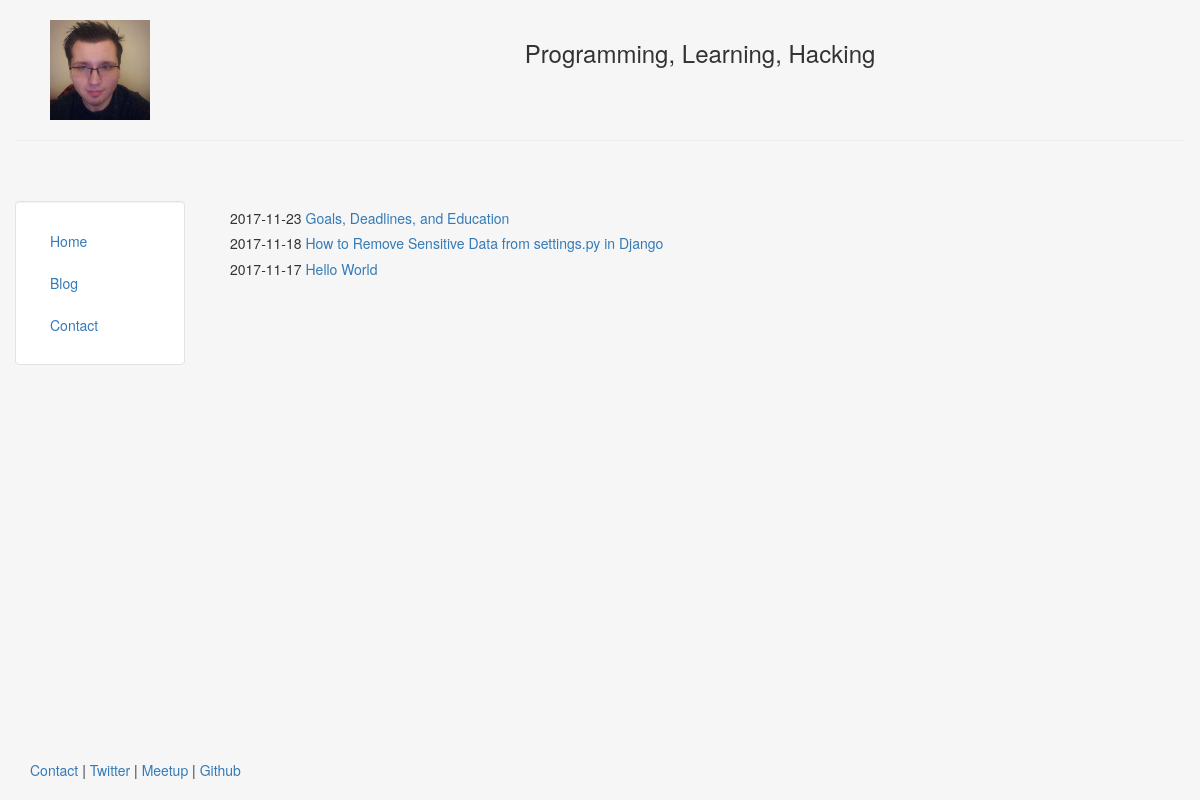
The page /blog/ on the database as committed earlier.
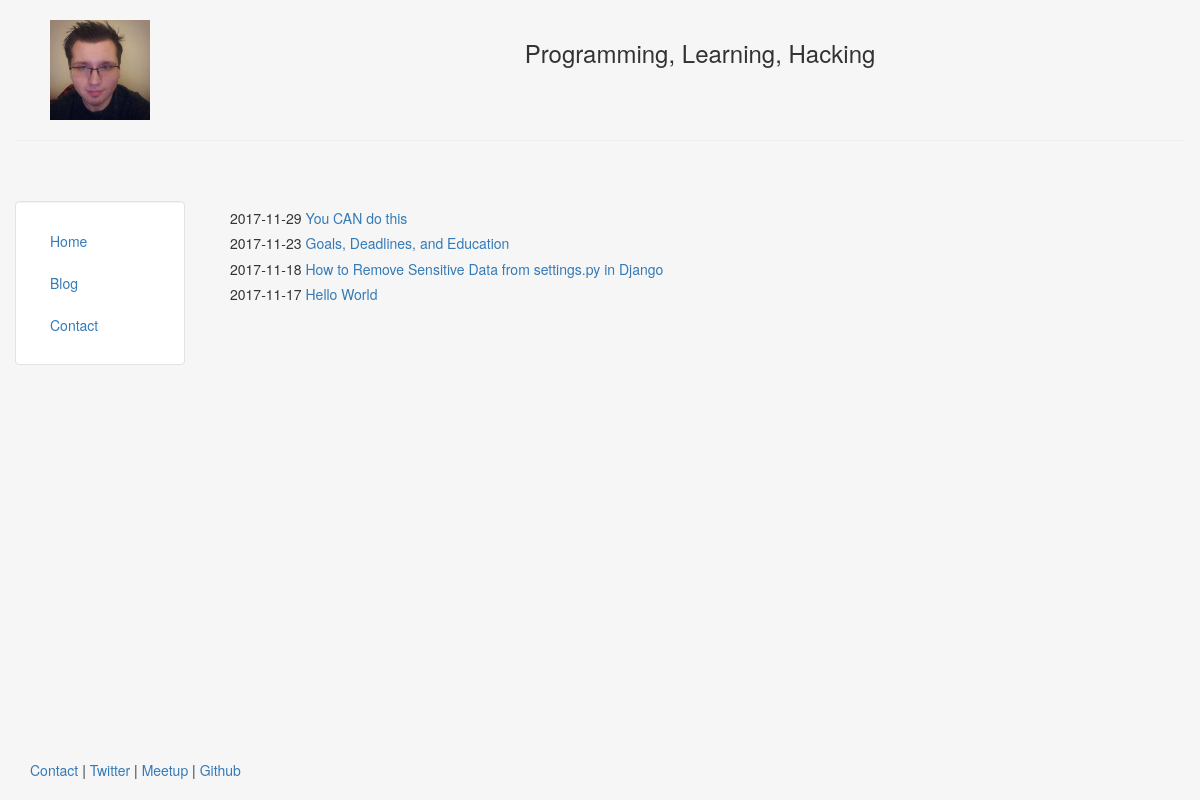
The same page on the database as committed later.
### blog/models.py (models this page shows, shortened)
class Post(models.Model):
    title = models.CharField(max_length=140)
    body = models.TextField()
    date = models.DateTimeField()

### blog/templates/blog/blog.html
{% extends "personal/header.html" %}
{% block content %}
    {% for post in object_list %}
        <h5>{{ post.date|date:"Y-m-d" }}
        	<a href="/blog/{{post.id}}"> {{post.title}}</a></h5>
    {% endfor %}
{% endblock %}

Rows that differ between the two databases and show on the page:
added Post: date "2017-11-29", title "You CAN do this"
